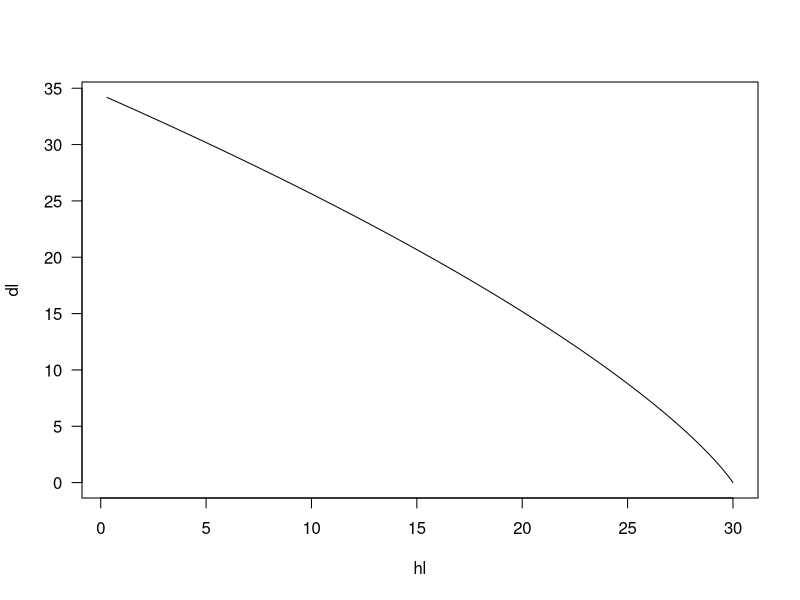

Reproduce this figure in R.
##! Script: "ahusa1.r"                                         /
##- Sobre:  Modelos de ahusamiento                            /
##+ Detalles:  Utilidad de un modelo de ahusamiento.         /
##* Ejemplo: predecir diametros fustales                    /
##? Mas detalles: se grafica el ahusamiento segun un modelo/
## dado                                                   /
##! -----------------------------------------------------/ 
##                                                      /
##> Profesor: Christian Salas Eljatib                  /
## E-mail: christian.salas AT uchile DOT cl           /
## Web: https://eljatib.com                          /
##!=================================================/

###uso de un modelo de ahusamiento
b0 <- -0.0482
b1 <- 0.72126
b2 <- -0.02417

h <- 30 #altura total, en m
d <- 35 #dap, en cm
#supongamos una altura de tocon de 0.3m
hst<-0.3
largo.trozo1<-3.6
hl<-hl.s <- largo.trozo1+hst #altura fustal
hl
x1 <- log((h-hl)/(h-1.3))
x1
x2 <- x1^2
x2

#supongamos que este es el modelo de ahusamiento
ln.y <- b0 + b1*x1 + b2*x2
ln.y

y <- exp(ln.y)
y

dl.pred <- y*d
dl.pred #diam. fustal cuando la altura fustal es hl


###calcular volumen de una troza
#porcion superior  a los 3.9m
dsup<-dl.pred #que ya calculamos
dsup

##estimar el diametro del tocon
hl <- hl.i<-hst #altura fustal
x1 <- log((h-hl)/(h-1.3))
x1
x2 <- x1^2
x2
ln.y <- b0 + b1*x1 + b2*x2
y <- exp(ln.y)
dl.pred <- y*d
dl.pred #diam. fustal cuando la altura fustal es hl
dinf <- dl.pred
dinf

dsup

#y el largo de la seccion es
largo.sec<- hl.s - hl.i
largo.sec

#volumen de la troza, usando formula de Smalian
vol = ((pi/40000)/2) * (dinf^2 + dsup^2) * largo.sec
vol

#####
#grafico de ahusamiento
hl <- seq(0.3,h,by=0.01)
hl

x1 <- log((h-hl)/(h-1.3))
x2 <- x1^2

ln.y <- b0 + b1*x1 + b2*x2

y <- exp(ln.y)

dl <- y*d
dl

plot(dl ~ hl, type="l", las=1)
#+╔═════════════════╗
#+║ Fin del script! ║
#+║ Atte.           ║
#+║ El profesor     ║
#+╚═════════════════╝
